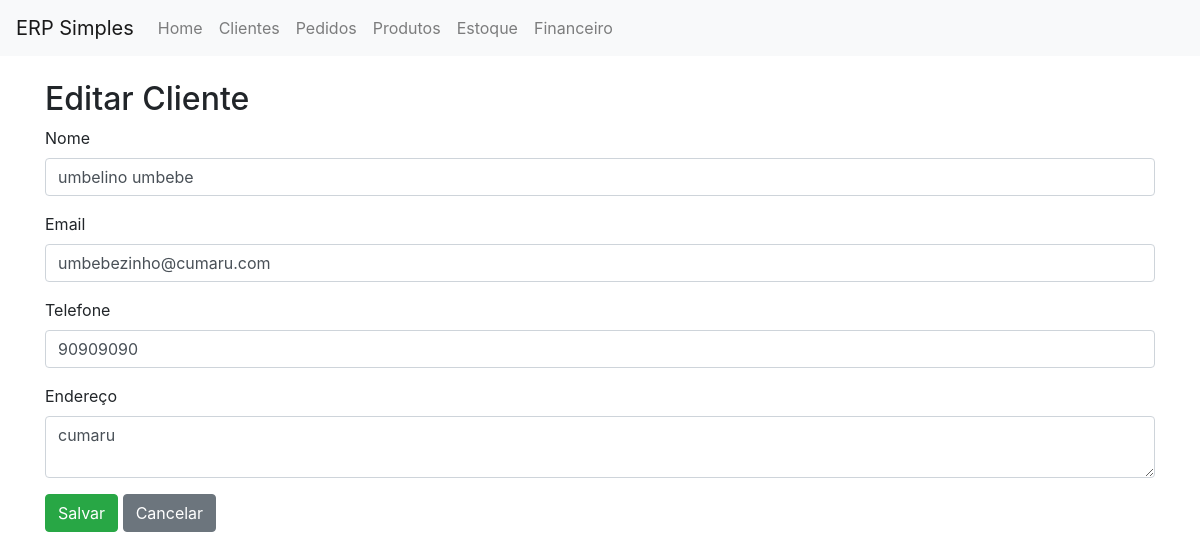
The app's page /clientes/edit/3/ with its own data.
### vendas/models.py (models this page shows, shortened)
class Cliente(models.Model):
    nome = models.CharField(max_length=255)
    email = models.EmailField()
    telefone = models.CharField(max_length=20)
    endereco = models.TextField()

### vendas/views.py (the view, shortened to what this page needs)
# urls.py: path('clientes/edit/<int:id>/', views.clientes_edit, name='clientes_edit'),
def clientes_edit(request, id):
    cliente = get_object_or_404(Cliente, id=id)
    return render(request, 'clientes_form.html', {'cliente': cliente})

### templates/clientes_form.html (shortened to what this page needs)
{% extends 'base.html' %}
{% block content %}
<h2>{% if cliente %}Editar Cliente{% else %}Adicionar Cliente{% endif %}</h2>
<form method="post">
    <div class="form-group">
        <label for="nome">Nome</label>
        <input type="text" class="form-control" name="nome" id="nome" value="{{ cliente.nome|default_if_none:'' }}" required>
    </div>
    <div class="form-group">
        <label for="email">Email</label>
        <input type="email" class="form-control" name="email" id="email" value="{{ cliente.email|default_if_none:'' }}" required>
    </div>
    <div class="form-group">
        <label for="telefone">Telefone</label>
        <input type="text" class="form-control" name="telefone" id="telefone" value="{{ cliente.telefone|default_if_none:'' }}" required>
    </div>
    <div class="form-group">
        <label for="endereco">Endereço</label>
        <textarea class="form-control" name="endereco" id="endereco" required>{{ cliente.endereco|default_if_none:'' }}</textarea>
    </div>
    <button type="submit" class="btn btn-success">Salvar</button>
    <a href="{% url 'clientes_list' %}" class="btn btn-secondary">Cancelar</a>
</form>
{% endblock %}

### records on screen
Cliente: nome "umbelino umbebe", email "umbebezinho@cumaru.com", telefone "90909090", endereco "cumaru"
